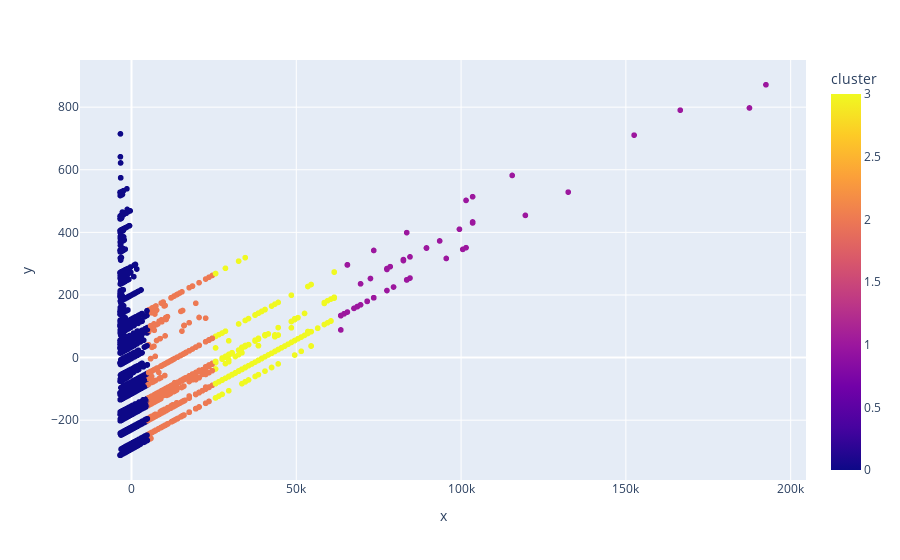

The code cell stored with this chart in its notebook:
### Code cell
players_pca['cluster'] = players['cluster']

px.scatter(players_pca, x='x', y='y', color='cluster')

### Figure 1 — Plotly figure (JSON) as saved in the notebook; plotly's stock layout.template omitted (floating-point values rounded to 4 significant figures; data arrays with more than 128 entries replaced by an {"elided": "..."} marker saying what was removed)
{"data": [{"hovertemplate": "x=%{x}<br>y=%{y}<br>cluster=%{marker.color}<extra></extra>", "legendgroup": "", "marker": {"color": {"elided": "11814 int values"}, "coloraxis": "coloraxis", "symbol": "circle"}, "mode": "markers", "name": "", "showlegend": false, "type": "scattergl", "x": {"elided": "11814 float values"}, "xaxis": "x", "y": {"elided": "11814 float values"}, "yaxis": "y"}], "layout": {"coloraxis": {"colorbar": {"title": {"text": "cluster"}}, "colorscale": [[0, "#0d0887"], [0.1111, "#46039f"], [0.2222, "#7201a8"], [0.3333, "#9c179e"], [0.4444, "#bd3786"], [0.5556, "#d8576b"], [0.6667, "#ed7953"], [0.7778, "#fb9f3a"], [0.8889, "#fdca26"], [1, "#f0f921"]]}, "legend": {"tracegroupgap": 0}, "margin": {"t": 60}, "xaxis": {"anchor": "y", "domain": [0, 1], "title": {"text": "x"}}, "yaxis": {"anchor": "x", "domain": [0, 1], "title": {"text": "y"}}}}
